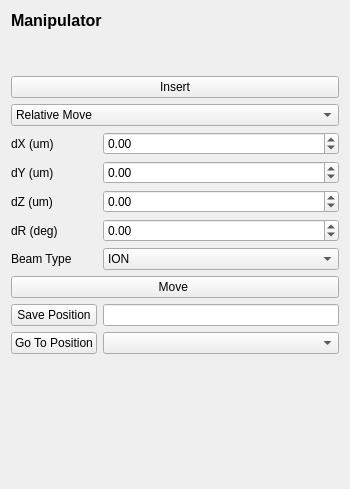
<?xml version="1.0" encoding="UTF-8"?>
<ui version="4.0">
 <class>Form</class>
 <widget class="QWidget" name="Form">
  <property name="geometry">
   <rect>
    <x>0</x>
    <y>0</y>
    <width>350</width>
    <height>489</height>
   </rect>
  </property>
  <property name="windowTitle">
   <string>Form</string>
  </property>
  <layout class="QGridLayout" name="gridLayout_2">
   <item row="11" column="0" colspan="2">
    <widget class="QPushButton" name="moveRelative_button">
     <property name="text">
      <string>Move </string>
     </property>
    </widget>
   </item>
   <item row="13" column="1">
    <widget class="QComboBox" name="savedPosition_combobox"/>
   </item>
   <item row="14" column="0" colspan="2">
    <spacer name="verticalSpacer">
     <property name="orientation">
      <enum>Qt::Vertical</enum>
     </property>
     <property name="sizeHint" stdset="0">
      <size>
       <width>20</width>
       <height>40</height>
      </size>
     </property>
    </spacer>
   </item>
   <item row="12" column="1">
    <widget class="QLineEdit" name="savedPositionName_lineEdit"/>
   </item>
   <item row="9" column="0">
    <widget class="QLabel" name="dr_label">
     <property name="text">
      <string>dR (deg)</string>
     </property>
    </widget>
   </item>
   <item row="6" column="1">
    <widget class="QDoubleSpinBox" name="dX_spinbox">
     <property name="minimum">
      <double>-1000.000000000000000</double>
     </property>
     <property name="maximum">
      <double>1000.000000000000000</double>
     </property>
    </widget>
   </item>
   <item row="7" column="0">
    <widget class="QLabel" name="dy_label">
     <property name="text">
      <string>dY (um)</string>
     </property>
    </widget>
   </item>
   <item row="5" column="0" colspan="2">
    <widget class="QComboBox" name="move_type_comboBox">
     <item>
      <property name="text">
       <string>Relative Move</string>
      </property>
     </item>
     <item>
      <property name="text">
       <string>Corrected Move</string>
      </property>
     </item>
    </widget>
   </item>
   <item row="0" column="0" colspan="2">
    <widget class="QLabel" name="label_title">
     <property name="font">
      <font>
       <pointsize>12</pointsize>
       <weight>75</weight>
       <bold>true</bold>
      </font>
     </property>
     <property name="text">
      <string>Manipulator</string>
     </property>
    </widget>
   </item>
   <item row="8" column="0">
    <widget class="QLabel" name="dz_label">
     <property name="text">
      <string>dZ (um)</string>
     </property>
    </widget>
   </item>
   <item row="10" column="1">
    <widget class="QComboBox" name="beam_type_combobox">
     <item>
      <property name="text">
       <string>ION</string>
      </property>
     </item>
     <item>
      <property name="text">
       <string>ELECTRON</string>
      </property>
     </item>
    </widget>
   </item>
   <item row="8" column="1">
    <widget class="QDoubleSpinBox" name="dZ_spinbox">
     <property name="minimum">
      <double>-1000.000000000000000</double>
     </property>
     <property name="maximum">
      <double>1000.000000000000000</double>
     </property>
    </widget>
   </item>
   <item row="7" column="1">
    <widget class="QDoubleSpinBox" name="dY_spinbox">
     <property name="minimum">
      <double>-1000.000000000000000</double>
     </property>
     <property name="maximum">
      <double>1000.000000000000000</double>
     </property>
    </widget>
   </item>
   <item row="2" column="0" colspan="2">
    <widget class="QLabel" name="manipulatorStatus_label">
     <property name="text">
      <string/>
     </property>
    </widget>
   </item>
   <item row="9" column="1">
    <widget class="QDoubleSpinBox" name="dR_spinbox">
     <property name="minimum">
      <double>-365.000000000000000</double>
     </property>
     <property name="maximum">
      <double>365.000000000000000</double>
     </property>
    </widget>
   </item>
   <item row="13" column="0">
    <widget class="QPushButton" name="goToPosition_button">
     <property name="text">
      <string>Go To Position</string>
     </property>
    </widget>
   </item>
   <item row="12" column="0">
    <widget class="QPushButton" name="addSavedPosition_button">
     <property name="text">
      <string>Save Position</string>
     </property>
    </widget>
   </item>
   <item row="4" column="0" colspan="2">
    <widget class="QPushButton" name="insertManipulator_button">
     <property name="text">
      <string>Insert</string>
     </property>
    </widget>
   </item>
   <item row="6" column="0">
    <widget class="QLabel" name="dx_label">
     <property name="text">
      <string>dX (um)</string>
     </property>
    </widget>
   </item>
   <item row="10" column="0">
    <widget class="QLabel" name="beam_type_label">
     <property name="text">
      <string>Beam Type</string>
     </property>
    </widget>
   </item>
   <item row="1" column="0">
    <widget class="QLabel" name="calibrated_status_label">
     <property name="text">
      <string/>
     </property>
    </widget>
   </item>
  </layout>
 </widget>
 <resources/>
 <connections/>
</ui>
